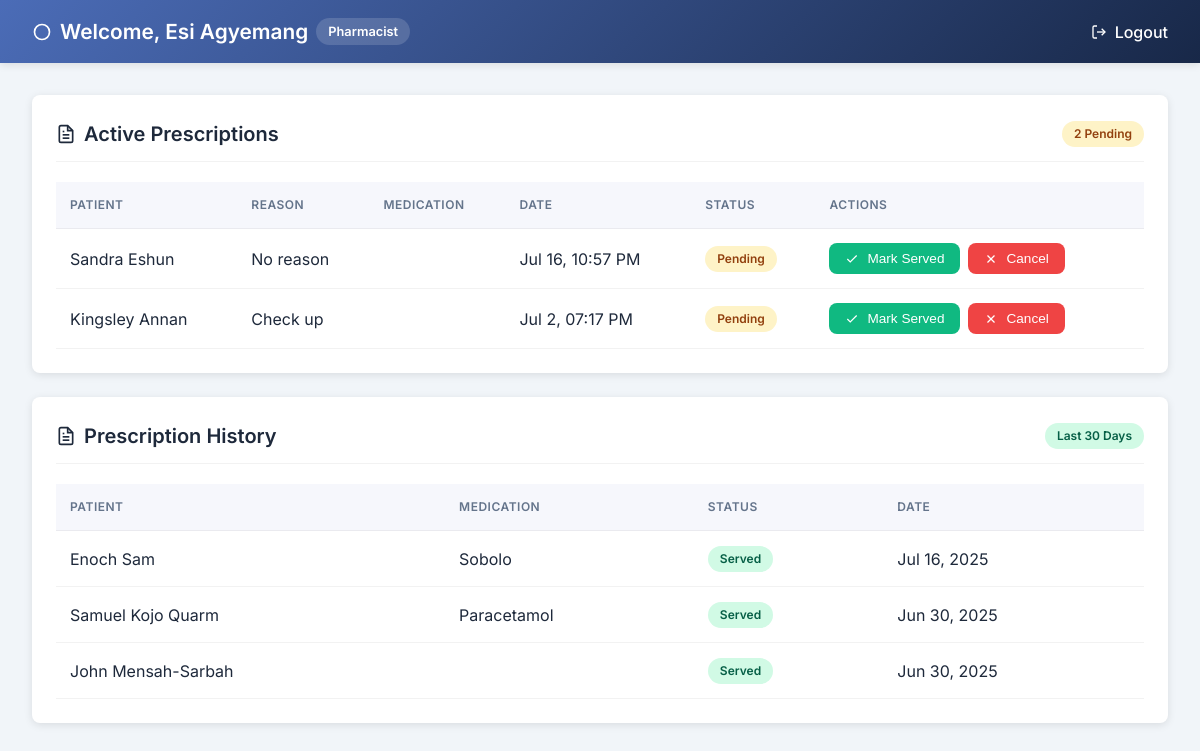
The page /dashboard/pharmacist.php (signed in) on the database its author committed.
### tables this page shows
CREATE TABLE `pharmacists` (
  `id` int(11) NOT NULL,
  `user_id` int(11) NOT NULL,
  `department_id` int(11) NOT NULL,
  `full_name` varchar(100) DEFAULT NULL
);

CREATE TABLE `illness_medications` (
  `id` int(11) NOT NULL,
  `patient_id` int(11) NOT NULL,
  `illness` text DEFAULT NULL,
  `medication` text DEFAULT NULL,
  `prescribed_by` int(11) NOT NULL,
  `created_at` datetime DEFAULT current_timestamp(),
  `status` varchar(20) DEFAULT NULL
);

CREATE TABLE `patients` (
  `id` int(11) NOT NULL,
  `full_name` varchar(100) NOT NULL,
  `age` int(11) DEFAULT NULL,
  `gender` enum('Male','Female','Other') DEFAULT NULL,
  `phone` varchar(20) DEFAULT NULL,
  `email` varchar(100) DEFAULT NULL,
  `department_id` int(11) NOT NULL,
  `reason_for_visit` text DEFAULT NULL,
  `created_at` datetime DEFAULT current_timestamp()
);

### dashboard/pharmacist.php (the view, shortened to what this page needs)
<?php
require_once '../db.php';
$uid = $_SESSION['user_id'];
$stmt = $conn->prepare("SELECT department_id, full_name FROM pharmacists WHERE user_id = ?");
$stmt->bind_param("i", $uid);
$stmt->execute();
$stmt->bind_result($department_id, $pharmacist_name);
$query = "SELECT im.id, p.full_name, p.reason_for_visit, im.illness, im.medication, im.created_at, im.status FROM illness_medications im JOIN patients p ON im.patient_id = p.id WHERE p.department_id = ? AND (im.status IS NULL OR im.status = '') ORDER BY im.created_at DESC";
$patients = $conn->prepare($query);
$patients->bind_param("i", $department_id);
$patients->execute();
$results = $patients->get_result();
$history = $conn->prepare("SELECT p.full_name, im.illness, im.medication, im.status, im.created_at FROM illness_medications im JOIN patients p ON im.patient_id = p.id WHERE p.department_id = ? AND im.status IN ('served', 'cancelled') ORDER BY im.created_at DESC LIMIT 10");
$history->bind_param("i", $department_id);
$history->execute();
$historyResults = $history->get_result();
?>
<!DOCTYPE html>
<html lang="en">
<head>
</head>
<body>
<header>
    <div class="header-content">
        <div class="user-info">
            <h2>
                <svg class="pill-icon" viewBox="0 0 24 24" fill="none" stroke="currentColor" stroke-width="2">
                    <path d="M8 12h.01M12 12h.01M16 12h.01M21 12a9 9 0 11-18 0 9 9 0 0118 0z"/>
                </svg>
                Welcome, <?= htmlspecialchars($pharmacist_name) ?>
                <span class="role-badge">Pharmacist</span>
            </h2>
        </div>
        <nav>
            <a href="../logout.php">
                <svg width="16" height="16" viewBox="0 0 24 24" fill="none" stroke="currentColor" stroke-width="2">
                    <path d="M9 21H5a2 2 0 01-2-2V5a2 2 0 012-2h4"></path>
                    <polyline points="16 17 21 12 16 7"></polyline>
                    <line x1="21" y1="12" x2="9" y2="12"></line>
                </svg>
                Logout
            </a>
        </nav>
    </div>
</header>
<div class="container">
    <div class="card">
        <div class="card-header">
            <h2>
                Active Prescriptions
            </h2>
            <span class="status-badge status-pending"><?= $results->num_rows ?> Pending</span>
        </div>
        <table>
            <thead>
                <tr>
                    <th>Patient</th>
                    <th>Reason</th>
                    <th>Medication</th>
                    <th>Date</th>
                    <th>Status</th>
                    <th>Actions</th>
                </tr>
            </thead>
            <tbody>
                <?php while ($row = $results->fetch_assoc()): ?>
                <tr>
                    <td><?= htmlspecialchars($row['full_name']) ?></td>
                    <td><?= htmlspecialchars($row['reason_for_visit']) ?></td>
                    <td><?= htmlspecialchars($row['medication']) ?></td>
                    <td><?= date("M j, h:i A", strtotime($row['created_at'])) ?></td>
                    <td>
                        <span class="status-badge
                            <?= ($row['status'] ?? 'pending') === 'served' ? 'status-served' :
                               (($row['status'] ?? 'pending') === 'cancelled' ? 'status-cancelled' : 'status-pending') ?>">
                            <?= ucfirst($row['status'] ?? 'pending') ?>
                        </span>
                    </td>
                    <td>
                        <div class="action-group">
                            <form method="POST" action="serve_patient.php">
                                <button type="submit" name="action" value="served" class="btn btn-primary">
                                    <svg width="14" height="14" viewBox="0 0 24 24" fill="none" stroke="currentColor" stroke-width="2">
                                        <path d="M20 6L9 17l-5-5"></path>
                                    </svg>
                                    Mark Served
                                </button>
                            </form>
                            <form method="POST" action="serve_patient.php">
                                <button type="submit" name="action" value="cancelled" class="btn btn-danger">
                                    <svg width="14" height="14" viewBox="0 0 24 24" fill="none" stroke="currentColor" stroke-width="2">
                                        <line x1="18" y1="6" x2="6" y2="18"></line>
                                        <line x1="6" y1="6" x2="18" y2="18"></line>
                                    </svg>
                                    Cancel
                                </button>
                            </form>
                        </div>
                    </td>
                </tr>
                <?php endwhile; ?>
            </tbody>
        </table>
    </div>
    <div class="card">
        <div class="card-header">
            <h2>
                Prescription History
            </h2>
            <span class="status-badge status-served">Last 30 Days</span>
        </div>
        <table>
            <thead>
                <tr>
                    <th>Patient</th>
                    <th>Medication</th>
                    <th>Status</th>
                    <th>Date</th>
                </tr>
            </thead>
            <tbody>
                <?php while ($row = $historyResults->fetch_assoc()): ?>
                <tr>
                    <td><?= htmlspecialchars($row['full_name']) ?></td>
                    <td><?= htmlspecialchars($row['medication']) ?></td>
                    <td>
                        <span class="status-badge
                            <?= $row['status'] === 'served' ? 'status-served' :
                               ($row['status'] === 'cancelled' ? 'status-cancelled' : 'status-pending') ?>">
                            <?= ucfirst($row['status']) ?>
                        </span>
                    </td>
                    <td><?= date("M j, Y", strtotime($row['created_at'])) ?></td>
                </tr>
                <?php endwhile; ?>
            </tbody>
        </table>
    </div>
</div>
</body>
</html>

### dashboard/pharmacist.php (style rules this page uses)
:root { --primary: #3b82f6; --primary-dark: #2563eb; --success: #10b981; --warning: #f59e0b; --danger: #ef4444; --light: #f8fafc; --dark: #1e293b; --gray: #64748b; --border-radius: 8px; --shadow: 0 2px 8px rgba(0, 0, 0, 0.1); }
* { margin: 0; padding: 0; box-sizing: border-box; }
body { font-family: 'Inter', sans-serif; background: #f1f5f9; color: var(--dark); line-height: 1.5; }
header { background: linear-gradient(135deg, #4b6cb7 0%, #182848 100%); color: white; padding: 1rem 2rem; box-shadow: var(--shadow); position: sticky; top: 0; z-index: 100; }
.header-content { max-width: 1400px; margin: 0 auto; display: flex; justify-content: space-between; align-items: center; }
.user-info h2 { font-size: 1.3rem; font-weight: 600; display: flex; align-items: center; gap: 0.5rem; }
.user-info .role-badge { background: rgba(255, 255, 255, 0.15); padding: 0.25rem 0.75rem; border-radius: 50px; font-size: 0.8rem; }
nav a { color: white; text-decoration: none; font-weight: 500; display: flex; align-items: center; gap: 0.5rem; transition: all 0.2s ease; }
.container { max-width: 1400px; margin: 2rem auto; padding: 0 2rem; display: grid; gap: 1.5rem; }
.card { background: white; border-radius: var(--border-radius); box-shadow: var(--shadow); padding: 1.5rem; transition: transform 0.2s ease; }
.card-header { margin-bottom: 1.25rem; padding-bottom: 0.75rem; border-bottom: 1px solid rgba(0, 0, 0, 0.05); display: flex; justify-content: space-between; align-items: center; }
.card-header h2 { font-size: 1.25rem; font-weight: 600; display: flex; align-items: center; gap: 0.5rem; }
table { width: 100%; border-collapse: collapse; margin-top: 1rem; }
th, td { padding: 0.875rem; text-align: left; border-bottom: 1px solid rgba(0, 0, 0, 0.05); }
th { font-weight: 600; color: var(--gray); background: rgba(75, 108, 183, 0.05); text-transform: uppercase; font-size: 0.75rem; letter-spacing: 0.5px; }
.status-badge { display: inline-block; padding: 0.25rem 0.75rem; border-radius: 50px; font-size: 0.75rem; font-weight: 600; }
.status-pending { background: #fef3c7; color: #92400e; }
.status-served { background: #d1fae5; color: #065f46; }
.action-group { display: flex; gap: 0.5rem; }
.btn { padding: 0.5rem 1rem; border-radius: var(--border-radius); font-weight: 500; cursor: pointer; transition: all 0.2s ease; border: none; display: inline-flex; align-items: center; gap: 0.5rem; font-size: 0.85rem; }
.btn-primary { background: var(--success); color: white; }
.btn-danger { background: var(--danger); color: white; }
form { display: inline; }
.pill-icon { width: 20px; height: 20px; }

### rows shown on the page
pharmacists: full_name "Esi Agyemang"
illness_medications: patient.full_name "Sandra Eshun", patient.reason_for_visit "No reason", created_at "Jul 16, 10:57 PM", status "Pending"
illness_medications: patient.full_name "Kingsley Annan", patient.reason_for_visit "Check up", created_at "Jul 2, 07:17 PM", status "Pending"
illness_medications: patient.full_name "Enoch Sam", medication "Sobolo", status "Served", created_at "Jul 16, 2025"
illness_medications: patient.full_name "Samuel Kojo Quarm", medication "Paracetamol", status "Served", created_at "Jun 30, 2025"
illness_medications: patient.full_name "John Mensah-Sarbah", status "Served", created_at "Jun 30, 2025"

### other values the page prints
$results->num_rows "2"
